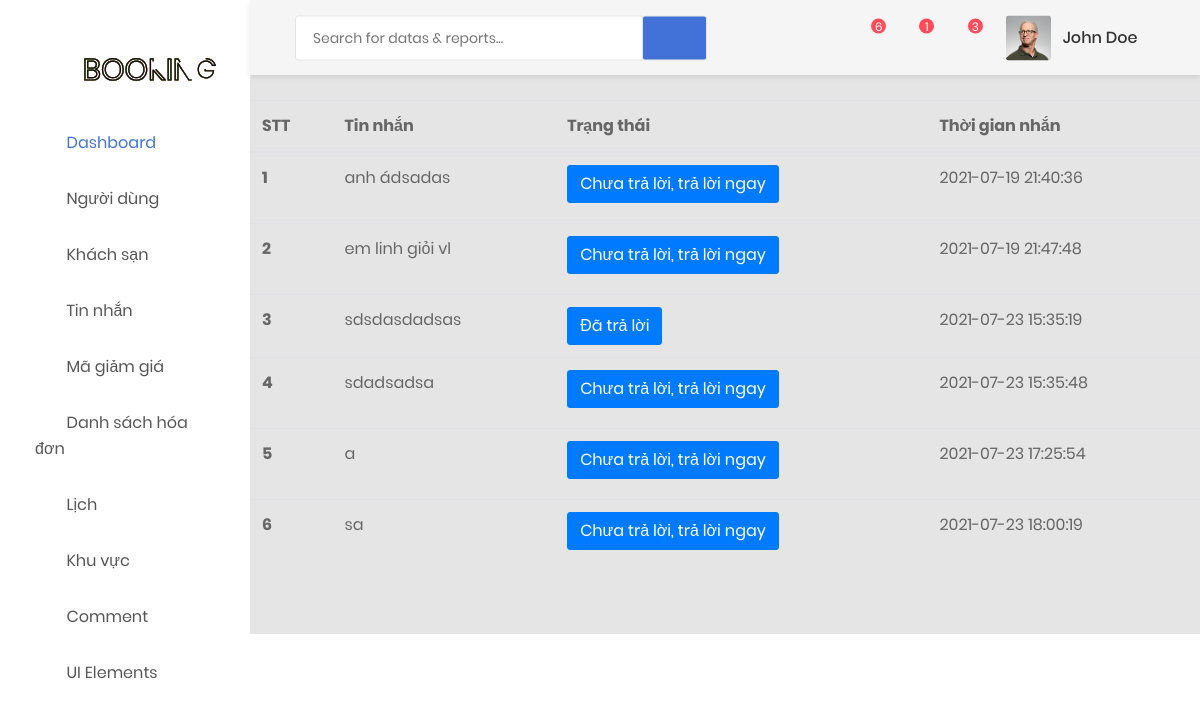
The page /admin/messagedetail.php?id=27 on the database its author committed.
### tables this page shows
CREATE TABLE `message` (
  `id` int(11) NOT NULL,
  `id_user` int(11) NOT NULL,
  `name` text NOT NULL,
  `email` text NOT NULL,
  `message` text NOT NULL,
  `time` datetime NOT NULL,
  `status` bit(3) NOT NULL
);

### admin/messagedetail.php (the view, shortened to what this page needs)
<?php
    include 'header.php';
?>
    <table class="table">
      <thead>
        <tr>
          <th scope="col">STT</th>
          <th scope="col">Tin nhắn</th>
          <th scope="col">Trạng thái</th>
          <th scope="col">Thời gian nhắn</th>
        </tr>
      </thead>
      <tbody>
          <?php
            if(isset($_GET['id'])){
                $id_user = $_GET['id'];
                $sql = "SELECT * FROM message WHERE id_user = $id_user";
                $result = $conn->query($sql);
                if($result->num_rows > 0){
                    $dem = 0;
                    while($row = $result->fetch_assoc()){
                        $dem++;
                        $id_mess = $row['id'];
                        $message = $row['message'];
                        $status = $row['status'];
                        $time = $row['time'];
                        echo '<tr>
                        <th scope="row">'.$dem.'</th>
                        <td>'.$message.'</td>';
                        if($status==0){
                            echo '
                                <td>
                                    <label for="checkmess'.$id_mess.'" class="btn btn-primary">Chưa trả lời, trả lời ngay</label>
                                    <input type="checkbox" hidden id="checkmess'.$id_mess.'" class="checkmess">
                                    <form action="" method="POST" class="repmess">
                                        <input type="text" class="form-control" name="repmessage" required>
                                        <button class="btn my-2 btn-primary" name="submit_repmess'.$id_mess.'" type="submit">Gửi</button>
                                    </form>
                                </td>
                            ';
                        }else{
                            echo '
                                <td>
                                    <button class="btn btn-primary">Đã trả lời</button>
                                </td>
                            ';
                        }
                        echo '<td>'.$time.'</td>
                      </tr>';
                    }
                }
            }
          ?>
      </tbody>
    </table>
<?php
    include 'footer.php';
?>

### rows shown on the page
message: message "anh ádsadas", time "2021-07-19 21:40:36"
message: message "em linh giỏi vl", time "2021-07-19 21:47:48"
message: message "sdsdasdadsas", status "Đã trả lời", time "2021-07-23 15:35:19"
message: message "sdadsadsa", time "2021-07-23 15:35:48"
message: message "a", time "2021-07-23 17:25:54"
message: message "sa", time "2021-07-23 18:00:19"

### other values the page prints
$dem "6"
